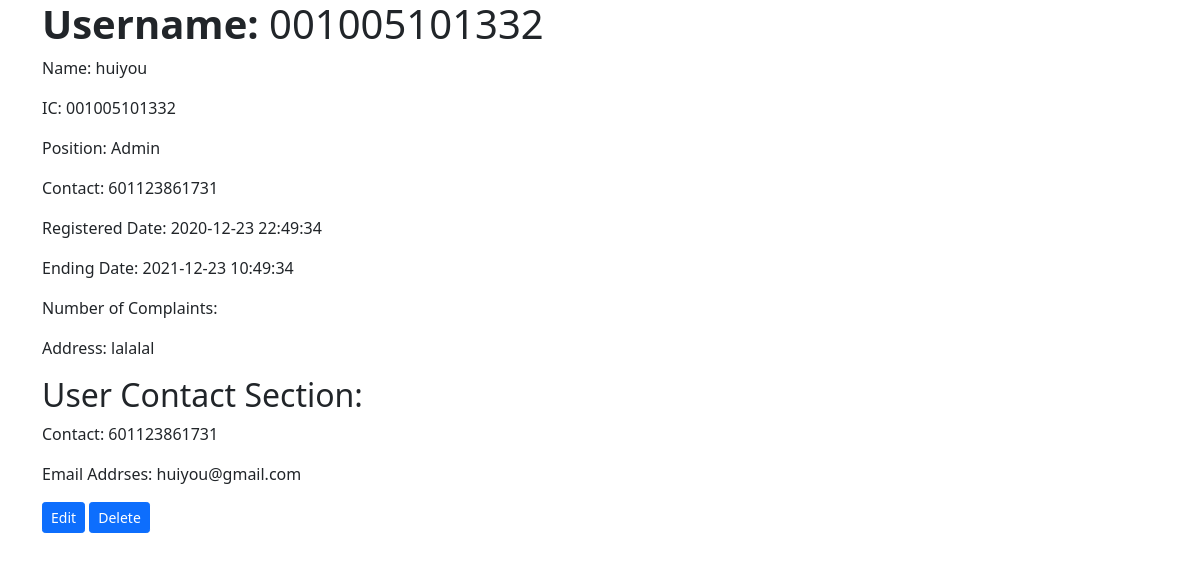
The page /CRUDusers/detailUser.php?id=001005101332 (signed in) on the database its author committed.
### tables this page shows
CREATE TABLE `users` (
  `u_userIC` varchar(12) NOT NULL,
  `pwd` varchar(15) NOT NULL,
  `name` varchar(50) NOT NULL,
  `postBI` varchar(50) DEFAULT NULL,
  `postBM` varchar(50) DEFAULT NULL,
  `address` varchar(100) DEFAULT NULL,
  `email` varchar(30) NOT NULL,
  `contact` varchar(12) NOT NULL,
  `dateRegistered` datetime DEFAULT NULL,
  `no_aduan` int(5) DEFAULT NULL,
  `u_img_path` varchar(50) DEFAULT NULL,
  `userType` varchar(2) NOT NULL CHECK (`userType` in ('1','2','3','4'))
);

### CRUDusers/detailUser.php (the view, shortened to what this page needs)
<?php
    require_once("UsersBack\dbconfigUser.php");
    if(isset($_GET['id'])){
        $id = $_GET['id'];
        $sql = "SELECT * FROM users WHERE u_userIC=".$id.";";
        $result = mysqli_query($conn, $sql);
        if ($result){
            $row = mysqli_fetch_array($result);
?>
<!DOCTYPE html>
<html lang="en">
<head>
    <link href="https://cdn.jsdelivr.net/npm/bootstrap@5.0.0-beta1/dist/css/bootstrap.min.css" rel="stylesheet">
</head>
<body>
    <div class="container">
        <h1><strong>Username: </strong><?php echo $row["u_userIC"];?></h1>
        <?php $EndingDate=date('Y-m-d h:i:s', strtotime('+1 year', strtotime($row["dateRegistered"])) ); ?>
        <p>Name: <?php echo $row["name"];?></p>
        <p>IC: <?php echo $row["u_userIC"];?></p>
        <p>Position: <?php echo $row["postBI"];?></p>
        <p>Contact: <?php echo $row["contact"];?></p>
        <p>Registered Date: <?php echo $row["dateRegistered"];?></p>
        <p>Ending Date: <?php echo $EndingDate;?></p>
        <p>Number of Complaints: <?php echo $row["no_aduan"];?></p>
        <p>Address: <?php echo $row["address"];?></p>
        <h2>User Contact Section:</h2>
        <p>Contact: <?php echo $row["contact"];?></p>
        <p>Email Addrses: <?php echo $row["email"];?></p>
        <a href="updateUser.php?id=<?php echo $id; ?>" class="btn btn-primary btn-sm">Edit</a>
        <a href="deleteUser.php?id=<?php echo $id; ?>" class="btn btn-primary btn-sm">Delete</a>
    </div>
</body>
</html>
<?php
        } else{
            echo "ERROR:  $conn->error";
            header("refresh: 6; location: readUser.php");
        }
    } else {
        echo "ERROR Occur! Will direct back to the same page in 5 seconds";
        header("refresh: 6; location: readUser.php");
    }
?>

### rows shown on the page
users: name "huiyou", u_userIC "001005101332", postBI "Admin", contact "601123861731", dateRegistered "2020-12-23 22:49:34", dateRegistered "2021-12-23 10:49:34", address "lalalal", email "huiyou@gmail.com"
